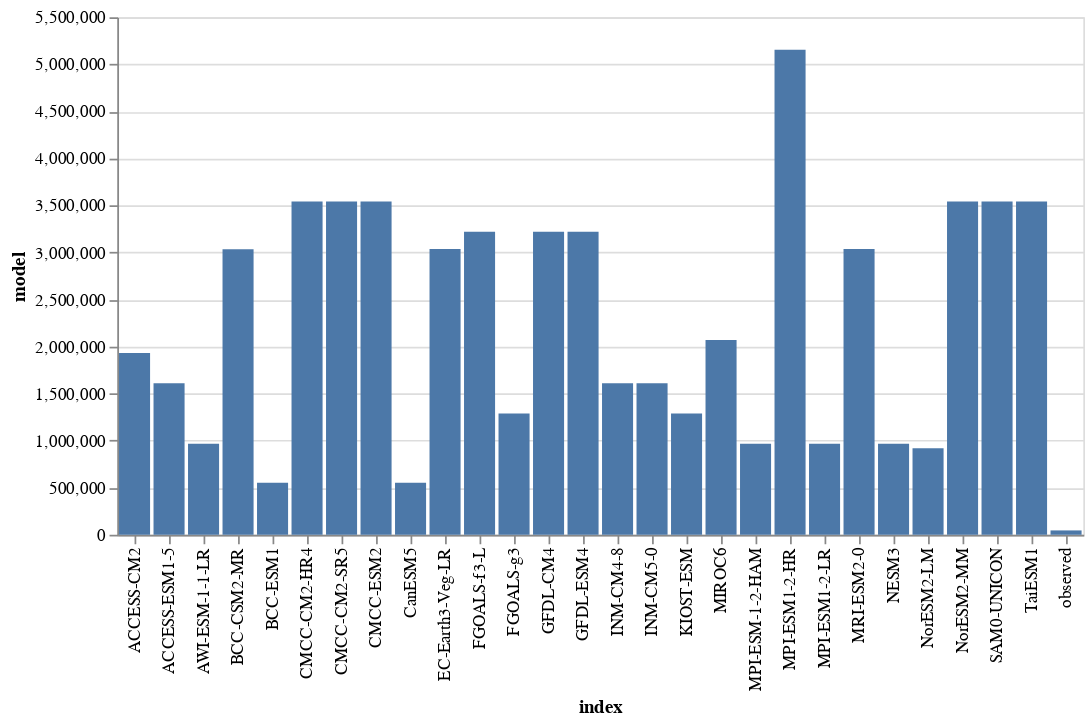

Notebook code for this chart:
### Code cell
import altair as alt
alt.Chart(df_model_counts).mark_bar().encode(
    x = 'index',
    y = 'model')

### Figure 1 — Vega-Lite specification as saved in the notebook (floating-point values rounded to 4 significant figures)
{"config": {"view": {"continuousWidth": 400, "continuousHeight": 300}}, "data": {"name": "data-ebdeb4c0fa2fc69c13946b09b9e1054a"}, "mark": "bar", "encoding": {"x": {"field": "index", "type": "nominal"}, "y": {"field": "model", "type": "quantitative"}}, "$schema": "https://vega.github.io/schema/vega-lite/v4.17.0.json", "datasets": {"data-ebdeb4c0fa2fc69c13946b09b9e1054a": [{"index": "MPI-ESM1-2-HR", "model": 5154240}, {"index": "NorESM2-MM", "model": 3541230}, {"index": "CMCC-CM2-SR5", "model": 3541230}, {"index": "TaiESM1", "model": 3541230}, {"index": "CMCC-ESM2", "model": 3541230}, {"index": "CMCC-CM2-HR4", "model": 3541230}, {"index": "SAM0-UNICON", "model": 3541153}, {"index": "GFDL-CM4", "model": 3219300}, {"index": "FGOALS-f3-L", "model": 3219300}, {"index": "GFDL-ESM4", "model": 3219300}, {"index": "MRI-ESM2-0", "model": 3037320}, {"index": "EC-Earth3-Veg-LR", "model": 3037320}, {"index": "BCC-CSM2-MR", "model": 3035340}, {"index": "MIROC6", "model": 2070900}, {"index": "ACCESS-CM2", "model": 1932840}, {"index": "ACCESS-ESM1-5", "model": 1610700}, {"index": "INM-CM5-0", "model": 1609650}, {"index": "INM-CM4-8", "model": 1609650}, {"index": "KIOST-ESM", "model": 1287720}, {"index": "FGOALS-g3", "model": 1287720}, {"index": "AWI-ESM-1-1-LR", "model": 966420}, {"index": "MPI-ESM1-2-LR", "model": 966420}, {"index": "NESM3", "model": 966420}, {"index": "MPI-ESM-1-2-HAM", "model": 966420}, {"index": "NorESM2-LM", "model": 919800}, {"index": "BCC-ESM1", "model": 551880}, {"index": "CanESM5", "model": 551880}, {"index": "observed", "model": 46020}]}}
